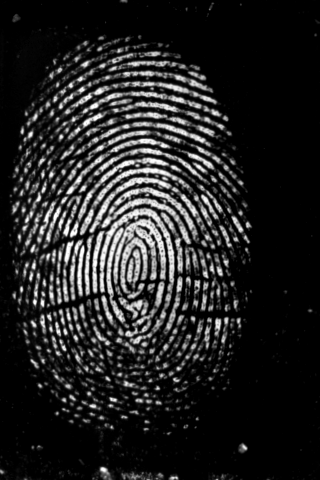
%> input picture Fingerprint-Recognition/liveExample.bmp, 320 x 480 px
$ octave --eval "result = BIO_PAD_FG_HOWTO(imread('liveExample.bmp'));"   (GNU Octave 9; MATLAB toolbox functions it lacks are replaced by stand-ins)
%> lines starting %> are read from the running program, lines starting %| are printed output that depends on the picture; in (x1, y1, x2, y2) boxes, pixels count from 0 and x2, y2 are one past the last pixel; in counts of white or black regions, pixels touching at a corner belong together; the program's own positions count from 1
### Fingerprint-Recognition/BIO_PAD_FG_CANDIDATES.m
function CANDIDATES = BIO_PAD_FG_CANDIDATES(IMAGE)

% BIO_PAD_FG_CANDIDATES provides the candidate set (not optimal) of the
%   fingerprint sweat pores. This algorithm consists of two steps:
%
%   1. filtering with the Laplacian of Gaussian filter,
%   2. applying the intensity threshold to cut the background down:
%      white pixels (ones) denote the position of candidate sweat pores,
%      black pixels (zeros) denote the background.
%
% Input parameters:
%   IMAGE      - gray scale image to be processed.
%
% Output parameters:
%   CANDIDATES - candidate positions of the sweat pores (white pixel
%      denotes a candidate pore, black is the background).

% ___________________________________________________________________
% Adam Czajka, Warsaw University of Technology, Poland
% v.11.14.2014
%
% This software was prepared for the Biometrics course (CSE 40537|60537)
% organized at the University of Notre Dame, IN, USA, and can be used
% solely for the purpose of this course.


%% STEP 1: Filtering with the Laplacian of Gaussian filter

% TODO: Adapt the parameters of the filtering kernel so as to make your
% method sensitiv to sweat pores. NOTE: must be an odd number (!)
FILTERSIZE = [11 11];
SIGMA = 0.8; %0.3

% Prepare the LoG kernel
KERNEL = fspecial('log', FILTERSIZE, SIGMA);

% [6 lines of commented-out code are left out]
FILTERED_IMAGE = conv2(double(IMAGE),KERNEL,'same');
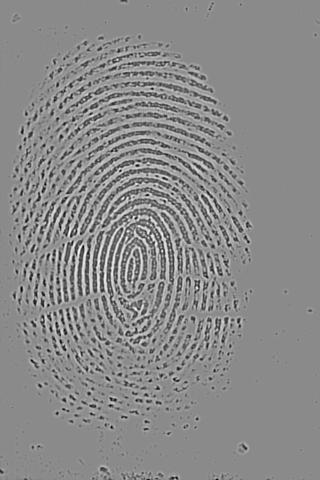
%> FILTERED_IMAGE: size 480x320 double; min -136.9, max 114.9, mean 0; drawn with min black and max white

% Normalize the values of the filtered image to [0,1] range
FILTERED_IMAGE = (FILTERED_IMAGE - min(FILTERED_IMAGE(:)))/(max(FILTERED_IMAGE(:))-min(FILTERED_IMAGE(:)));


%% STEP 2: Applying the intensity threshold to cut the background down

% TODO: Calculate the binarization threshold for marking the sweat pore
% candidates. The threshold should be in the range [0;1] due to prior
% normalization of the filtered image. Consider the following
% possibilities:

% 1. Global (static) threshold based on your experiments:
THRESHOLD1 = 0.6;

% 2. First order statistics (median or mean value):
THRESHOLD2a = median(FILTERED_IMAGE(:));
%> THRESHOLD2a = 0.544
THRESHOLD2b = mean(FILTERED_IMAGE(:));
%> THRESHOLD2b = 0.544

% 3. First and second order statistics together, e.g., median value
%    increased by a standard deviations:
THRESHOLD3 = mean(FILTERED_IMAGE(:)) + std(FILTERED_IMAGE(:));
%> THRESHOLD3 = 0.642

% 4. Between-to-within class variance ratio (Fisher statistics), e.g., Otsu
%    method implemented in the Image Processing Toolbox:
THRESHOLD4 = graythresh(FILTERED_IMAGE);
%> THRESHOLD4 = 0.463


% Apply your preferred threshold (1, 2a, 2b, 3 or 4) and calculate the
% binary image marking sweat pore candidates
CANDIDATES = logical(im2bw(FILTERED_IMAGE, THRESHOLD4));
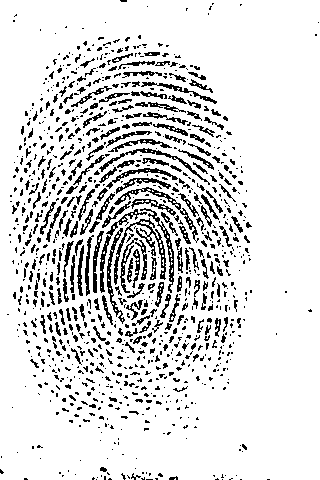
%> CANDIDATES: size 480x320 logical; 86.8% white; black in thin lines or dots

### Fingerprint-Recognition/BIO_PAD_FG_BINARY.m
function BINARY = BIO_PAD_FG_BINARY(IMAGE)

% BIO_PAD_FG_BINARY calculates a binary image based on a threshold
%   calculated according to the Otsu method (between-to-within class
%   variance ratio).
%
% Input parameters:
%   IMAGE  - gray scale image to be binarized.
%
% Output parameters:
%   BINARY - binary image: 'zeros' correspond to pixels presenting
%            subliminal intensities, and 'ones' correspond to pixels with
%            the intensity above the threshold.

% ___________________________________________________________________
% Adam Czajka, Warsaw University of Technology, Poland
% v.11.14.2014
%
% This software was prepared for the Biometrics course (CSE 40537|60537)
% organized at the University of Notre Dame, IN, USA, and can be used
% solely for the purpose of this course.


% Calculate the threshold based on between-to-within class variance ratio.
% Use Otsu method implemented in Image Processing Toolbox
level = graythresh(IMAGE);
%> level = 0.339

% Calculate the binary image
BINARY = logical(im2bw(IMAGE, level));
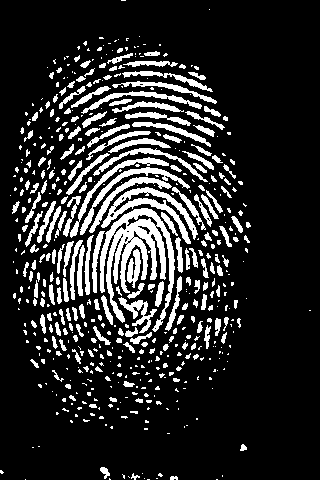
%> BINARY: size 480x320 logical; 16.2% white; 538 white regions (326 under 20 px), largest, box (x1, y1, x2, y2) and area: (100, 208, 175, 332) 3495, (101, 187, 198, 244) 1314, (80, 167, 190, 235) 740

### Fingerprint-Recognition/BIO_PAD_FG_ERODE.m
function ERODED_BINARY = BIO_PAD_FG_ERODE(BINARY)

% BIO_PAD_FG_ERODE performs the morphological erosion using the structuring
%   element STREL.
%
% Input parameters:
%   BINARY - binary image: 'zeros' correspond to pixels presenting
%            subliminal intensities, and 'ones' correspond to the pixels
%            with the intensity above the threshold.
%
% Output parameters:
%   ERODED_BINARY - binary image after morphological erosion.

% ___________________________________________________________________
% Adam Czajka, Warsaw University of Technology, Poland
% v.11.14.2014
%
% This software was prepared for the Biometrics course (CSE 40537|60537)
% organized at the University of Notre Dame, IN, USA, and can be used
% solely for the purpose of this course.

% Structuring element defining 'neighborhood' when performing the erosion
STREL = strel('disk',1);

% Perform the erossion
ERODED_BINARY = logical(imerode(BINARY,STREL));   %binary
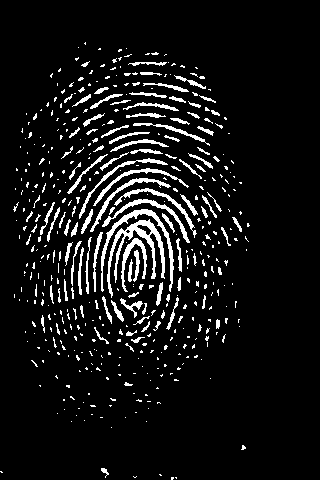
%> ERODED_BINARY: size 480x320 logical; 7.9% white; 464 white regions (356 under 20 px), largest, box (x1, y1, x2, y2) and area: (107, 219, 165, 298) 1003, (101, 209, 174, 292) 714, (102, 199, 190, 243) 431
% ERODED_SKELETON = logical(imerode(SKELETON,STREL));   %skeleton

### Fingerprint-Recognition/BIO_PAD_FG_VERIFY_CANDIDATES.m
function VERIFIED_CANDIDATES = BIO_PAD_FG_VERIFY_CANDIDATES(CANDIDATES,MASK)

% BIO_PAD_FG_VERIFY_CANDIDATES applies the binary mask 'MASK' to remove
%   candidates mistakenly localized outside the fingerprint ridges.
%
% Input parameters:
%   CANDIDATES - candidate positions of the sweat pores (white pixel
%                denotes a candidate pore, black is the background).
%   MASK       - binary mask: 'zeros' correspond to the background and
%                'ones' correspond to the fingerprint ridges.
%
% Output parameter:
%   VERIFIED_CANDIDATES - sweat pore candidates located on fingerprint
%                         ridges.

% ___________________________________________________________________
% Adam Czajka, Warsaw University of Technology, Poland
% v.11.14.2014
%
% This software was prepared for the Biometrics course (CSE 40537|60537)
% organized at the University of Notre Dame, IN, USA, and can be used
% solely for the purpose of this course.


% Simply multiply the binary fingerprint image (original or eroded) by the
% thresholded (binary) filtering result
VERIFIED_CANDIDATES = logical(MASK.*CANDIDATES);
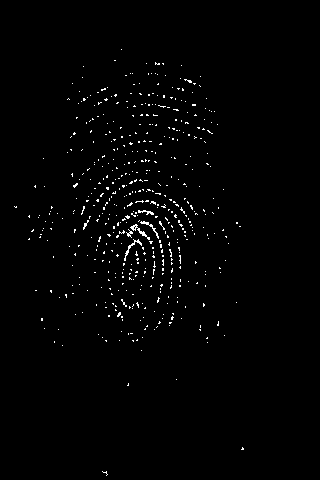
%> VERIFIED_CANDIDATES: size 480x320 logical; 1.2% white in thin lines or dots, all inside (x1, y1, x2, y2) = (14, 49, 244, 476)

### Fingerprint-Recognition/BIO_PAD_FG_REMOVE_DUPLICATIONS.m
function FINAL_CANDIDATES = BIO_PAD_FG_REMOVE_DUPLICATIONS(VERIFIED_CANDIDATES)

% BIO_PAD_FG_REMOVE_DUPLICATIONS replaces each constellation of sweat pores
%   with its centroid. Number of centroids equals to the number of
%   localized sweat pores within the image.
%
% Input parameters:
%   VERIFIED_CANDIDATES - sweat pore candidates located on fingerprint
%                         ridges.
%
% Output parameter:
%   FINAL_CANDIDATES    - list of the final sweat pores (centroids):
%                         FINAL_CANDIDATES(1,i) is the X coordinate
%                         FINAL_CANDIDATES(2,i) is the Y coordinate
%                         and the length of FINAL_CANDIDATES corresponds
%                         to the final number of localized sweat pores.


% ___________________________________________________________________
% Adam Czajka, Warsaw University of Technology, Poland
% v.11.14.2014
%
% This software was prepared for the Biometrics course (CSE 40537|60537)
% organized at the University of Notre Dame, IN, USA, and can be used
% solely for the purpose of this course.


% Replace each coherent area (i.e., constellations of candidates) with a
% single, white pixel. To do this, calculate the centroid for each
% constellation using 'regionprops' from Image Processing Toolbox.
CENTROIDS = regionprops(logical(VERIFIED_CANDIDATES), 'centroid');
%> CENTROIDS = 513 regions; first 5, Centroid: [16.2 207.5], [29.8 217], [29.7 239.7], [33.2 231.2], [35.8 187]

% Number of identified sweat pores is just the number of localized
% centroids
NUMBER_OF_PORES = length(CENTROIDS);
%> NUMBER_OF_PORES = 513

for i=1:NUMBER_OF_PORES
    FINAL_CANDIDATES(1,i) = CENTROIDS(i).Centroid(1);
    FINAL_CANDIDATES(2,i) = CENTROIDS(i).Centroid(2);
end
%> after the loop, FINAL_CANDIDATES = 513 columns, first 8: [16.25 29.75 29.67 33.2 35.75 36.5 39 40; 207.5 217 239.7 231.2 187 291 218 216]

### Fingerprint-Recognition/BIO_PAD_FG_HOWTO.m
function PORE_NUMBER = BIO_PAD_FG_HOWTO(IMAGE)

% BIO_PAD_FG_HOWTO is a tutorial program demonstrating how to build a
%  simple fingerprint liveness detection method based on sweat pores
%  detection.
%
%  This program IS NOT a solution. It gives you only the guidelines
%  how to use components of this liveness method to build your own
%  solution.

% ___________________________________________________________________
% Adam Czajka, Warsaw University of Technology, Poland
% v.11.14.2014
%
% This software was prepared for the Biometrics course (CSE 40537|60537)
% organized at the University of Notre Dame, IN, USA, and can be used
% solely for the purpose of this course.

% clear all
% close all

%% Read an example fingerprint image
% IMAGE = imread('liveExample.bmp');
% IMAGE = imread('../data-raw/authentic/dpham1_LI01.bmp');
% figure; imshow(IMAGE)
% title('Original image')


%% Filter the image and binarize the filtering result to find rough set of
% candidate positions of the sweat pores
CANDIDATES = BIO_PAD_FG_CANDIDATES(IMAGE);
% figure; imshow(CANDIDATES)
% title('Candidates (localized within the entire image)')


%% Create a binary image
BINARY = BIO_PAD_FG_BINARY(IMAGE);
% figure; imshow(BINARY)
% title('Binary image')


%% Create an eroded version of the binary image
ERODED_BINARY = BIO_PAD_FG_ERODE(BINARY);
% figure; imshow(ERODED_BINARY)
% title('Binary image after morphological erosion')


%% Create an eroded version of the skeleton image
% ERODED_SKELETON = BIO_PAD_FG_ERODED(SKELETON);

%% Apply the mask (eroded binary image) to remove sweat pores localized
% outside the fingerprint ridges

VERIFIED_CANDIDATES = BIO_PAD_FG_VERIFY_CANDIDATES(CANDIDATES,ERODED_BINARY);

% VERIFIED_CANDIDATES = BIO_PAD_FG_VERIFY_CANDIDATES(CANDIDATES,ERODED_SKELETON);

% figure; imshow(VERIFIED_CANDIDATES)
% title('Candidates (localized within the fingerprint ridges)')


%% Remove constellations of sweat pores and calculate the list of final
% candidates for sweat pores
FINAL_CANDIDATES = BIO_PAD_FG_REMOVE_DUPLICATIONS(VERIFIED_CANDIDATES);

PORE_NUMBER = length(FINAL_CANDIDATES);
%> PORE_NUMBER = 513
% The length of the list equals to the number of the localized sweat pores
disp(['Number of sweat pores localized: ' num2str(length(FINAL_CANDIDATES))])
%| Number of sweat pores localized: 513

% [9 lines of commented-out code are left out]

end
